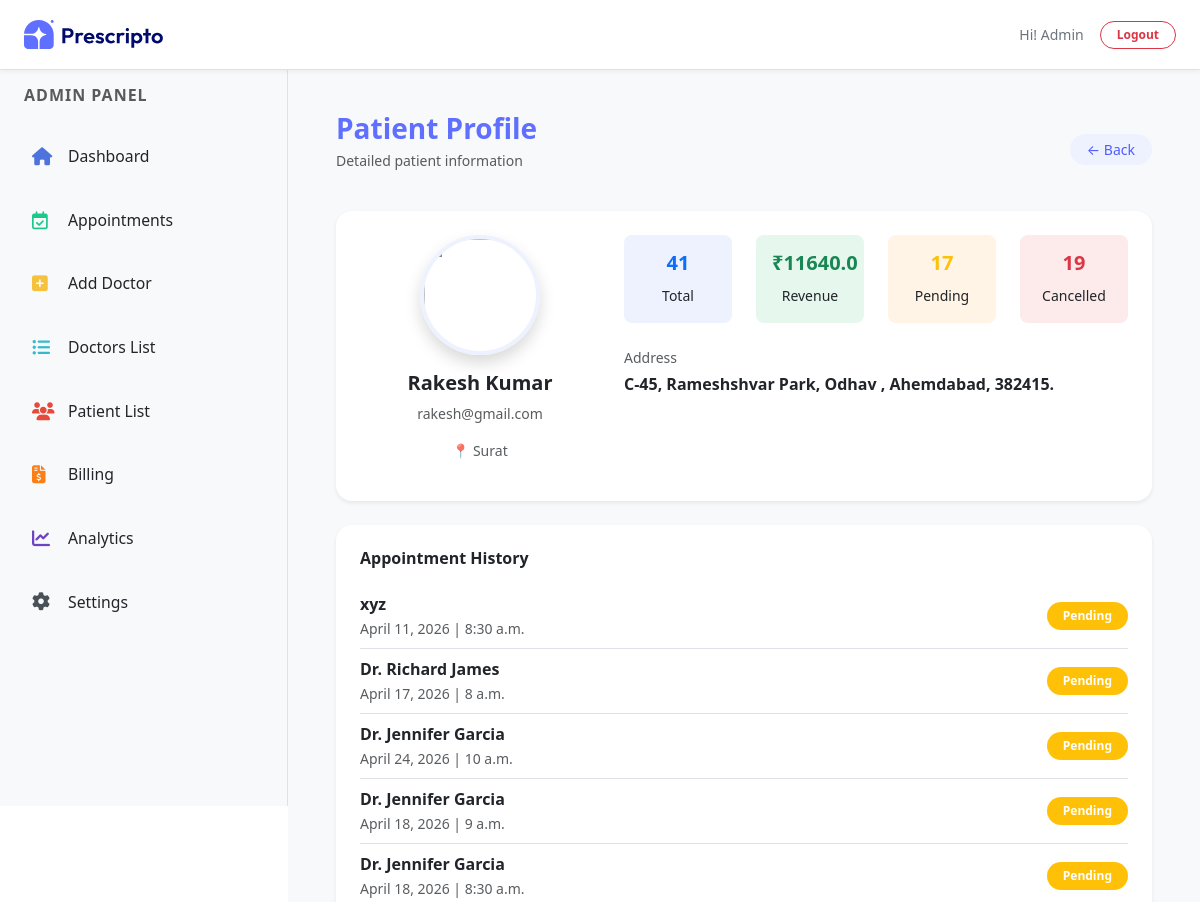
The app's page /patient/4/ (signed in, upper part), older data.
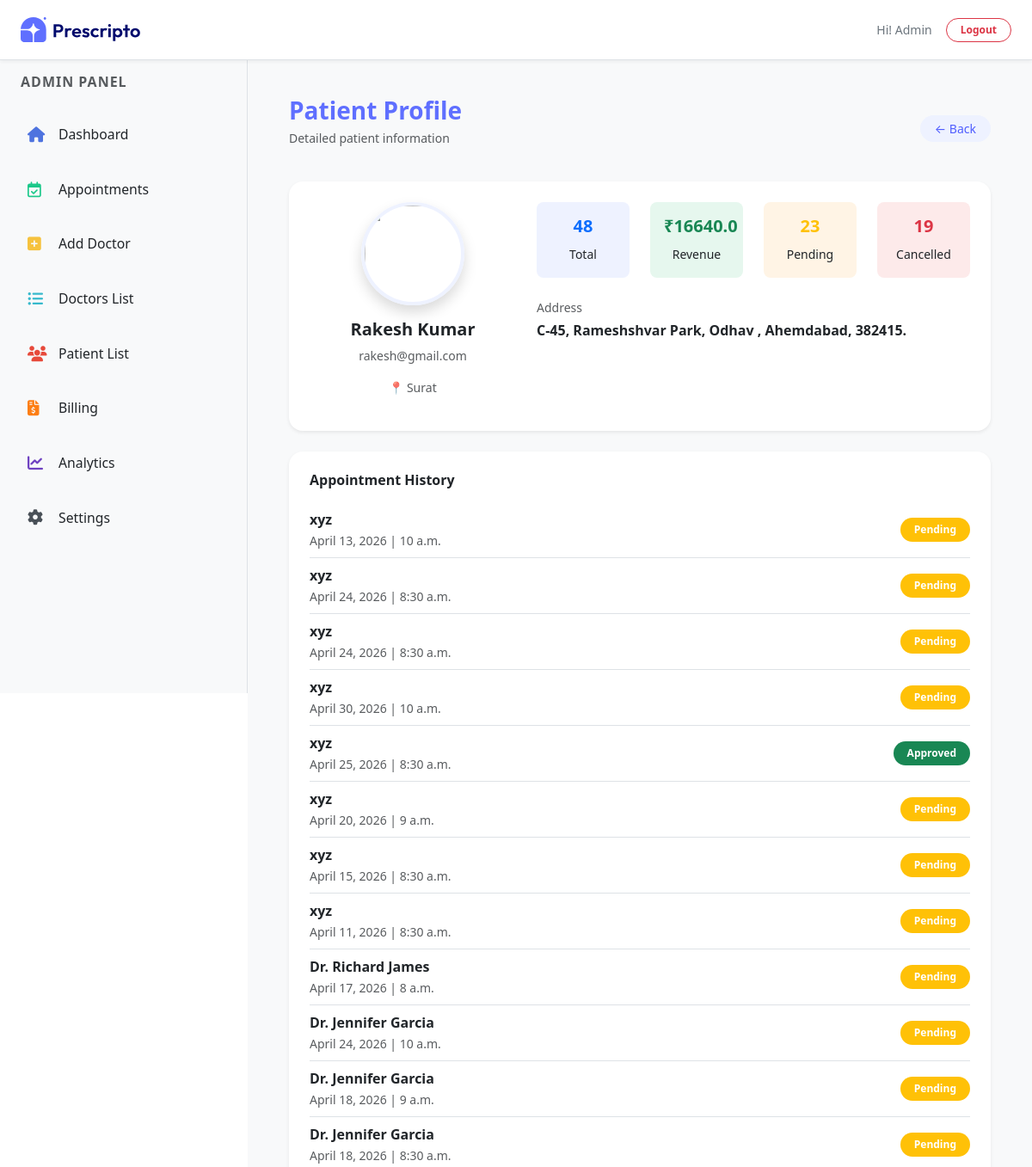
The same page, newer data.
### appointment/models.py (models this page shows, shortened)
class Appointment(models.Model):
    STATUS_CHOICES = (
        ('Pending', 'Pending'),
        ('Approved', 'Approved'),
        ('Cancelled', 'Cancelled'),
    )
    PAYMENT_METHOD = (
        ('Cash', 'Cash'),
        ('Online', 'Online'),
    )
    user = models.ForeignKey(
        Patients,
        on_delete=models.CASCADE,
        related_name='appointments'
    )
    doctor = models.ForeignKey(Doctor, on_delete=models.CASCADE)
    appointment_date = models.DateField()
    appointment_time = models.TimeField()
    status = models.CharField(max_length=10, choices=STATUS_CHOICES, default='Pending')
    payment_method = models.CharField(max_length=10, choices=PAYMENT_METHOD, default='Cash')
    is_billed = models.BooleanField(default=False)
    created_at = models.DateTimeField(auto_now_add=True)

class Doctor(models.Model):
    image = CloudinaryField('image', folder='doctor_image')
    name = models.CharField(max_length=100)
    email = models.EmailField()
    username = models.CharField(max_length=255, unique=True)
    password = models.CharField(max_length=100)
    experience = models.IntegerField()
    fees = models.FloatField()
    category = models.ForeignKey(Category, on_delete=models.CASCADE)
    degree = models.CharField(max_length=50)
    about = models.TextField()
    address = models.TextField()
    available = models.BooleanField(default=True)

### appointment/views.py (the view)
# urls.py: path('patient/<int:id>/', views.patient_detail, name='patient_detail'),
@login_required(login_url='/dash_login')
@staff_member_required
def patient_detail(request, id):
    patient = get_object_or_404(Patients, id=id)
    stats = Appointment.objects.filter(user=patient).aggregate(
        total_appointments=Count('id'),
        total_bill=Sum('doctor__fees', filter=Q(status='Approved')),
        pending=Count('id', filter=Q(status='Pending')),
        cancelled=Count('id', filter=Q(status='Cancelled')),
    )
    appointments = Appointment.objects.filter(user=patient).order_by('-created_at')
    context = {
        'patient': patient,
        'appointments': appointments,
        'stats': stats,
        'action': 'patient_detail',
        "role": "admin"
    }
    return render(request, 'dashboard/patient_detail.html', context)

### templates/dashboard/patient_detail.html (shortened to what the changed rows need)
{% extends "dashboard/layout.html" %}
{% load static %}
{% block contant %}
<section class="p-5 bg-light" style="width: 100%; margin-top: 64px; margin-left: 18rem; padding: 20px;">
    <div class="bg-white rounded-4 shadow-sm p-4 mb-4" data-aos="fade-up">
        <div class="row">
            <div class="col-md-8">
                <div class="row text-center">
                    <div class="col-3">
                        <div class="p-3 rounded-3"
                            style="background:#eef2ff;">
                            <h5 class="fw-bold text-primary">
                                {{ stats.total_appointments|default:"0" }}
                            </h5>
                            <small>Total</small>
                        </div>
                    </div>
                    <div class="col-3">
                        <div class="p-3 rounded-3"
                            style="background:#e6f7ee;">
                            <h5 class="fw-bold text-success">
                                ₹{{ stats.total_bill|default:"0" }}
                            </h5>
                            <small>Revenue</small>
                        </div>
                    </div>
                    <div class="col-3">
                        <div class="p-3 rounded-3"
                            style="background:#fff4e5;">
                            <h5 class="fw-bold text-warning">
                                {{ stats.pending|default:"0" }}
                            </h5>
                            <small>Pending</small>
                        </div>
                    </div>
                </div>
            </div>
        </div>
    </div>
    <div class="bg-white rounded-4 shadow-sm p-4" data-aos="fade-up">
        {% for app in appointments %}
        <div class="d-flex justify-content-between align-items-center border-bottom py-2">
            <div>
                <p class="mb-0 fw-semibold">{{ app.doctor.name }}</p>
                <small class="text-muted">
                    {{ app.appointment_date }} | {{ app.appointment_time }}
                </small>
            </div>
            <span class="badge px-3 py-2 rounded-pill
                {% if app.status == 'Approved' %}
                    bg-success
                {% elif app.status == 'Pending' %}
                    bg-warning
                {% else %}
                    bg-danger
                {% endif %}">
                {{ app.status }}
            </span>
        </div>
        {% empty %}
        <p class="text-muted small">No appointments found</p>
        {% endfor %}
    </div>
</section>
{% endblock %}

Row changes from the older to the newer data that the page shows:
added Appointment: doctor.name "xyz", appointment_date "April 13, 2026", appointment_time "10 a.m.", status "Pending"
added Appointment: doctor.name "xyz", appointment_date "April 24, 2026", appointment_time "8:30 a.m.", status "Pending"
added Appointment: doctor.name "xyz", appointment_date "April 24, 2026", appointment_time "8:30 a.m.", status "Pending"
added Appointment: doctor.name "xyz", appointment_date "April 30, 2026", appointment_time "10 a.m.", status "Pending"
added Appointment: doctor.name "xyz", appointment_date "April 25, 2026", appointment_time "8:30 a.m.", status "Approved"
added Appointment: doctor.name "xyz", appointment_date "April 20, 2026", appointment_time "9 a.m.", status "Pending"
added Appointment: doctor.name "xyz", appointment_date "April 15, 2026", appointment_time "8:30 a.m.", status "Pending"
Text that changed along with them:
{{ stats.total_appointments|default:"0" }}: "41" → "48"
{{ stats.total_bill|default:"0" }}: "11640.0" → "16640.0"
{{ stats.pending|default:"0" }}: "17" → "23"
